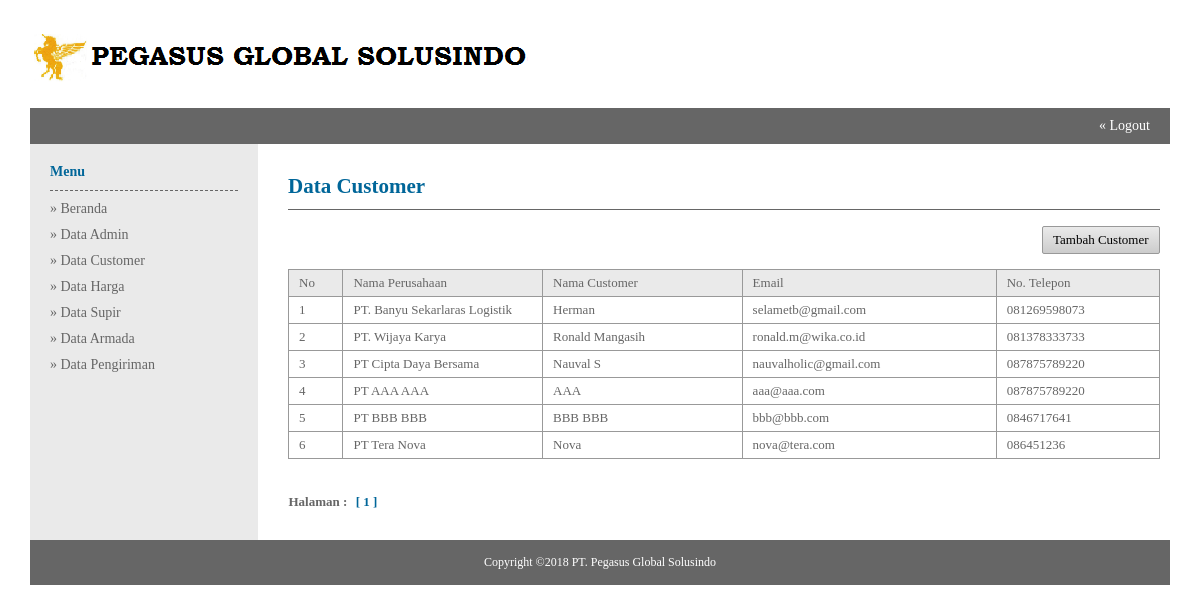
Page /admin/index.php?module=Data_Member (signed in) on the committed database.
### tables this page shows
CREATE TABLE `customer` (
  `kd_customer` varchar(50) NOT NULL,
  `nm_perusahaan` varchar(100) NOT NULL,
  `nm_member` varchar(100) NOT NULL,
  `email` varchar(50) NOT NULL,
  `no_hp` varchar(12) NOT NULL
);

### admin/data_member.php (the view)
<table width="100%" border="0">
<tr>
	<td class="judul-halaman"><h2>Data Customer</h2></td>
</tr>
<tr>
	<td>
    <br/>
    <table class="table-list" width="100%" border="0">
    <tr>
    <td class="top-button" align="right" colspan="5">
    	<a class="button small grey fontB" href="?module=Tambah_Member">Tambah Customer</a>
        </td>
    </tr>
    <tr class="head">
    	<td width="6%">No</td>
        <td width="22%">Nama Perusahaan</td>
        <td width="22%">Nama Customer</td>
        <td width="28%">Email</td>
        <td width="18%">No. Telepon</td>
           </tr>
    <?php
	$batas = 10;
	$hal = isset($_GET['hal']) ? $_GET['hal'] :null ;
	if(empty($_GET['hal'])){
		$hal = 1;
	}
	$pos = ($hal - 1) * $batas;
	$q = mysql_query("select * from customer order by kd_customer asc limit $pos, $batas") or die (mysql_error());
	while($array_q = mysql_fetch_array($q)){
		$pos++;
	?>
    <tr class="data">
    	<td><?php echo $pos;?></td>
    	 <td><?php echo $array_q['nm_perusahaan'];?></td>
        <td><?php echo $array_q['nm_member'];?></td>
        <td><?php echo $array_q['email'];?></td>
        <td><?php echo $array_q['no_hp'];?></td>
            </tr>
    <?php } ?>
    <tr>
    	<td class="halaman" colspan="5">
    	Halaman :
		<?php
		$data = mysql_query("select * from customer") or die (mysql_error());
		$row_data = mysql_num_rows($data);
		$jml_hal = ceil($row_data/$batas);
		for($h=1;$h<=$jml_hal;$h++){
			if($h != $hal){
				echo "<a href='?module=Data_Member&hal=$h'>$h</a>";
			}
			else{
				echo "<span>[ $h ]</span>";
			}
		}
		?>
    	</td>
    </tr>
    </table>
    </td>
</tr>
</table>

### css/style_admin.css (style rules this page uses)
* { margin:0; padding:0; }
body { font-size:14px; font-family:"Myriad Pro"; color:#666; }
table { border-collapse:collapse; border-spacing:0; margin:0 auto; }
h1,h2,h3,h4,h5,h6 { color:#069; }
a { text-decoration:none; color:#666; }
.top-button { padding-bottom:15px; }
.judul-halaman { padding-bottom:10px; border-bottom:1px solid #666; }
.halaman { padding-top:35px; font-weight:600; }
.halaman span, .halaman a { margin:0 5px; }
.halaman span { color:#069; cursor:default; }
.table-list { font-size:13px; }
.table-list .head td { padding:5px 10px; border:1px solid #999; background-color:#EAEAEA; }
.table-list .data td { padding:5px 10px; border:1px solid #999; }

### css/button.css (style rules this page uses)
.button { display:inline-block; cursor:pointer; font-size:13px; }
.fontB { color:#000; }
.small { padding:5px 10px; -moz-border-radius:2px; -webkit-border-radius:2px; -o-border-radius:2px; border-radius:2px; }
.grey { background:#EAEAEA; border:1px solid #999; background-image: -moz-linear-gradient(top, #EAEAEA, #CCC); background-image: -webkit-gradient(linear, 0 0, 0 100%, from(#EAEAEA), to(#CCC)); background-image: -webkit-linear-gradient(top, #EAEAEA, #CCC); background-image: -o-linear-gradient(top, #EAEAEA, #CCC); background-image: linear-gradient(to bottom, #EAEAEA, #CCC); filter: progid:DXImageTransform.Microsoft.gradient(startColorstr='#EAEAEA', endColorstr='#CCC'); }

### rows in the picture
customer: nm_perusahaan "PT. Banyu Sekarlaras Logistik", nm_member "Herman", email "selametb@gmail.com", no_hp "081269598073"
customer: nm_perusahaan "PT. Wijaya Karya", nm_member "Ronald Mangasih", email "ronald.m@wika.co.id", no_hp "081378333733"
customer: nm_perusahaan "PT Cipta Daya Bersama", nm_member "Nauval S", email "nauvalholic@gmail.com", no_hp "087875789220"
customer: nm_perusahaan "PT AAA AAA", nm_member "AAA", email "aaa@aaa.com", no_hp "087875789220"
customer: nm_perusahaan "PT BBB BBB", nm_member "BBB BBB", email "bbb@bbb.com", no_hp "0846717641"
customer: nm_perusahaan "PT Tera Nova", nm_member "Nova", email "nova@tera.com", no_hp "086451236"
